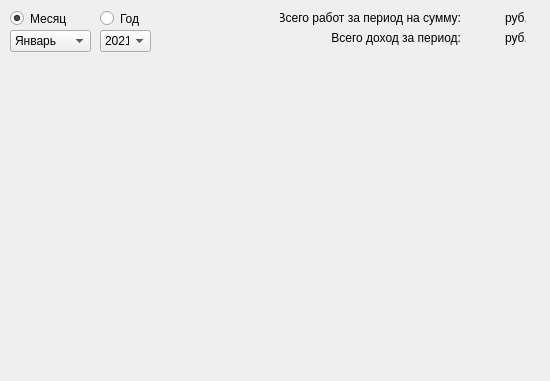
<?xml version="1.0" encoding="UTF-8"?>
<ui version="4.0">
 <class>Form</class>
 <widget class="QWidget" name="Form">
  <property name="geometry">
   <rect>
    <x>0</x>
    <y>0</y>
    <width>550</width>
    <height>381</height>
   </rect>
  </property>
  <property name="windowTitle">
   <string>Статистика</string>
  </property>
  <widget class="QRadioButton" name="monthRadioButton">
   <property name="enabled">
    <bool>true</bool>
   </property>
   <property name="geometry">
    <rect>
     <x>10</x>
     <y>10</y>
     <width>82</width>
     <height>17</height>
    </rect>
   </property>
   <property name="text">
    <string>Месяц</string>
   </property>
   <property name="checked">
    <bool>true</bool>
   </property>
  </widget>
  <widget class="QRadioButton" name="yearRadioButton">
   <property name="geometry">
    <rect>
     <x>100</x>
     <y>10</y>
     <width>82</width>
     <height>17</height>
    </rect>
   </property>
   <property name="text">
    <string>Год</string>
   </property>
  </widget>
  <widget class="QComboBox" name="monthList">
   <property name="geometry">
    <rect>
     <x>10</x>
     <y>30</y>
     <width>81</width>
     <height>22</height>
    </rect>
   </property>
   <item>
    <property name="text">
     <string>Январь</string>
    </property>
   </item>
   <item>
    <property name="text">
     <string>Февраль</string>
    </property>
   </item>
   <item>
    <property name="text">
     <string>Март</string>
    </property>
   </item>
   <item>
    <property name="text">
     <string>Апрель</string>
    </property>
   </item>
   <item>
    <property name="text">
     <string>Май</string>
    </property>
   </item>
   <item>
    <property name="text">
     <string>Июнь</string>
    </property>
   </item>
   <item>
    <property name="text">
     <string>Июль</string>
    </property>
   </item>
   <item>
    <property name="text">
     <string>Август</string>
    </property>
   </item>
   <item>
    <property name="text">
     <string>Сентябрь</string>
    </property>
   </item>
   <item>
    <property name="text">
     <string>Октябрь</string>
    </property>
   </item>
   <item>
    <property name="text">
     <string>Ноябрь</string>
    </property>
   </item>
   <item>
    <property name="text">
     <string>Декабрь</string>
    </property>
   </item>
  </widget>
  <widget class="QComboBox" name="yearList">
   <property name="enabled">
    <bool>true</bool>
   </property>
   <property name="geometry">
    <rect>
     <x>100</x>
     <y>30</y>
     <width>51</width>
     <height>22</height>
    </rect>
   </property>
   <item>
    <property name="text">
     <string>2021</string>
    </property>
   </item>
   <item>
    <property name="text">
     <string>2022</string>
    </property>
   </item>
  </widget>
  <widget class="QLabel" name="label_4">
   <property name="geometry">
    <rect>
     <x>505</x>
     <y>10</y>
     <width>21</width>
     <height>16</height>
    </rect>
   </property>
   <property name="text">
    <string>руб.</string>
   </property>
   <property name="alignment">
    <set>Qt::AlignLeading|Qt::AlignLeft|Qt::AlignVCenter</set>
   </property>
  </widget>
  <widget class="QLabel" name="Profit">
   <property name="geometry">
    <rect>
     <x>465</x>
     <y>30</y>
     <width>41</width>
     <height>16</height>
    </rect>
   </property>
   <property name="text">
    <string/>
   </property>
   <property name="alignment">
    <set>Qt::AlignCenter</set>
   </property>
  </widget>
  <widget class="QLabel" name="label_5">
   <property name="geometry">
    <rect>
     <x>505</x>
     <y>30</y>
     <width>21</width>
     <height>16</height>
    </rect>
   </property>
   <property name="text">
    <string>руб.</string>
   </property>
   <property name="alignment">
    <set>Qt::AlignLeading|Qt::AlignLeft|Qt::AlignVCenter</set>
   </property>
  </widget>
  <widget class="QLabel" name="label_2">
   <property name="geometry">
    <rect>
     <x>280</x>
     <y>10</y>
     <width>181</width>
     <height>16</height>
    </rect>
   </property>
   <property name="text">
    <string>Всего работ за период на сумму:</string>
   </property>
   <property name="alignment">
    <set>Qt::AlignRight|Qt::AlignTrailing|Qt::AlignVCenter</set>
   </property>
  </widget>
  <widget class="QLabel" name="Sum">
   <property name="geometry">
    <rect>
     <x>465</x>
     <y>10</y>
     <width>41</width>
     <height>16</height>
    </rect>
   </property>
   <property name="text">
    <string/>
   </property>
   <property name="alignment">
    <set>Qt::AlignCenter</set>
   </property>
  </widget>
  <widget class="QLabel" name="label_6">
   <property name="geometry">
    <rect>
     <x>280</x>
     <y>30</y>
     <width>181</width>
     <height>16</height>
    </rect>
   </property>
   <property name="text">
    <string>Всего доход за период:</string>
   </property>
   <property name="alignment">
    <set>Qt::AlignRight|Qt::AlignTrailing|Qt::AlignVCenter</set>
   </property>
  </widget>
  <widget class="PlotWidget" name="graphWidget" native="true">
   <property name="geometry">
    <rect>
     <x>10</x>
     <y>60</y>
     <width>531</width>
     <height>311</height>
    </rect>
   </property>
  </widget>
 </widget>
 <customwidgets>
  <customwidget>
   <class>PlotWidget</class>
   <extends>QWidget</extends>
   <header>pyqtgraph</header>
   <container>1</container>
  </customwidget>
 </customwidgets>
 <resources/>
 <connections/>
</ui>
